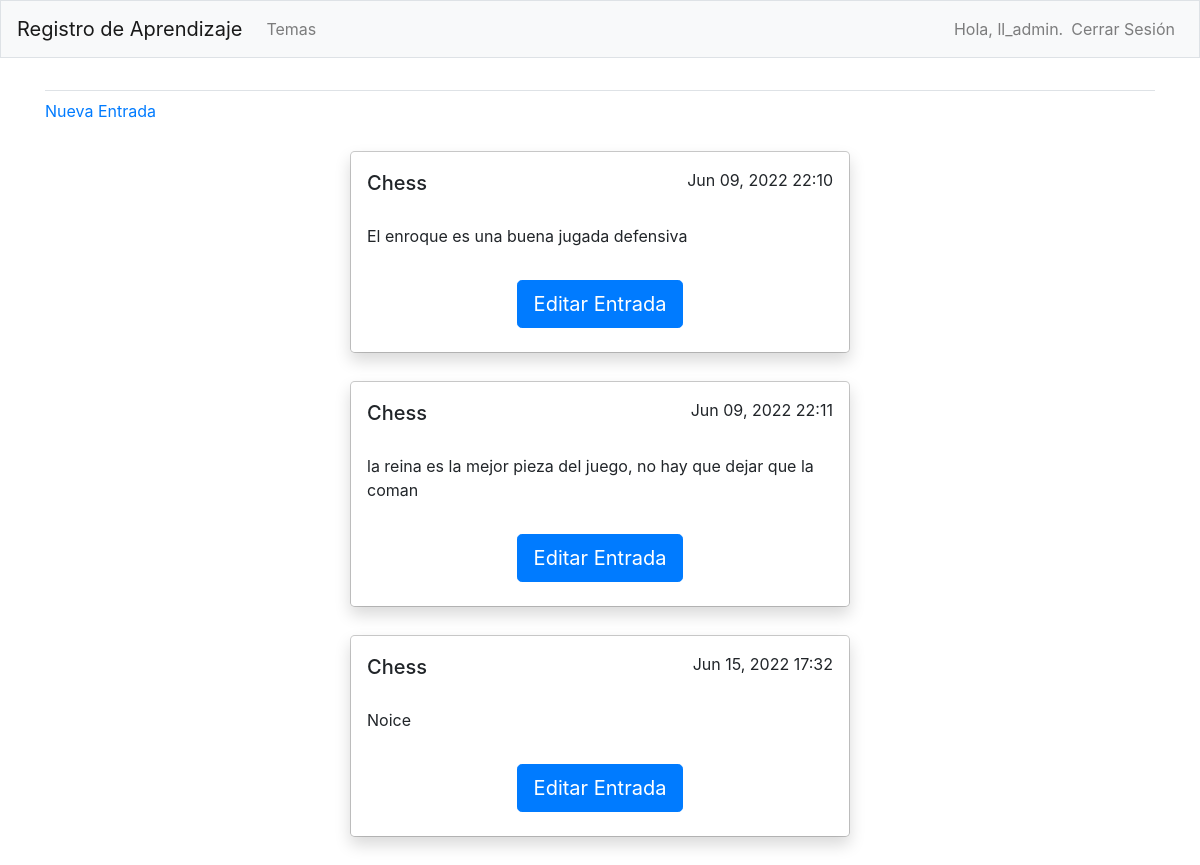
The page /topics/1/ (signed in) on the database its author committed.
### learning_logs/models.py (models this page shows, shortened)
class Topic(models.Model):
    text = models.CharField(max_length=200)
    data_added = models.DateTimeField(auto_now_add=True)
    owner = models.ForeignKey(User, on_delete=models.CASCADE)
    def __str__(self) -> str:
        return self.text

class Entry(models.Model):
    topic = models.ForeignKey(Topic, on_delete=models.CASCADE)
    text = models.TextField()
    date_added = models.DateTimeField(auto_now_add=True)
    class Meta:
        verbose_name_plural = "entries"

### learning_logs/views.py (the view)
# urls.py: path("topics/<int:topic_id>/", views.topic, name="topic"),
@login_required
def topic(request, topic_id: int):
    topic = get_object_or_404(Topic, id=topic_id)
    if topic.owner != request.user:
        raise Http404
    entries = topic.entry_set.order_by("date_added")
    context = {"topic": topic, "entries": entries}
    return render(request, "learning_logs/topic.html", context)

### learning_logs/templates/learning_logs/topic.html
{% extends "learning_logs/base.html" %}
{% block content%}
<a href="{% url 'learning_logs:new_entry' topic.id %}">Nueva Entrada</a>
{% for entry in entries %}
<div class="modal-dialog" role="document">
    <div class="modal-content rounded-4 shadow">
        <div class="modal-header border-bottom-0">
            <h5 class="modal-title">{{topic}}</h5>
            <p>{{ entry.date_added|date:'M d, Y H:i' }}</p>
        </div>
        <div class="modal-body py-0">
            <p>{{ entry.text }}</p>
        </div>
        <div class="modal-footer flex-column border-top-0">
            <a href="{% url 'learning_logs:edit_entry' entry.id %}">
                <button type="button" class="btn btn-lg btn-primary w-100 mx-0 mb-2"> Editar Entrada</button>
            </a>
        </div>
    </div>
</div>
{% endfor %}
{% endblock content %}

### learning_logs/templates/learning_logs/base.html (shortened to what this page needs)
{% load bootstrap4 %}
<!DOCTYPE html>
<html lang="en">
<head>
    {% bootstrap_css %}
</head>
<body>
    <nav class="navbar navbar-expand-md navbar-light bg-light mb-4 border">
        <a class="navbar-brand" href="{% url 'learning_logs:index' %}">Registro de Aprendizaje</a>
        <div class="collapse navbar-collapse" id="navbarCollapse">
            <ul class="navbar-nav mr-auto">
                <li class="nav-item">
                    <a class="nav-link" href="{% url 'learning_logs:topics' %}">Temas</a>
                </li>
            </ul>
            <ul class="navbar-nav ml-auto">
                {% if user.is_authenticated %}
                <li class="nav-item">
                    <span class="navbar-text">Hola, {{ user.username }}.</span>
                </li>
                <li class="nav-item">
                    <a class="nav-link" href="{% url 'users:logout' %}">Cerrar Sesión</a>
                </li>
                {% endif %}
            </ul>
        </div>
    </nav>
    <main role="main" class="container">
        <div class="pb-2 mb-2 border-bottom">
        </div>
        <div>
            {% block content %}
            {% endblock content %}
        </div>
    </main>
</body>
</html>

### rows shown on the page
Entry: date_added "Jun 09, 2022 22:10", text "El enroque es una buena jugada defensiva"
Topic: text "Chess"
Entry: date_added "Jun 09, 2022 22:11", text "la reina es la mejor pieza del juego, no hay que dejar que la coman"
Entry: date_added "Jun 15, 2022 17:32", text "Noice"

### other values the page prints
{{ user.username }} "ll_admin"
